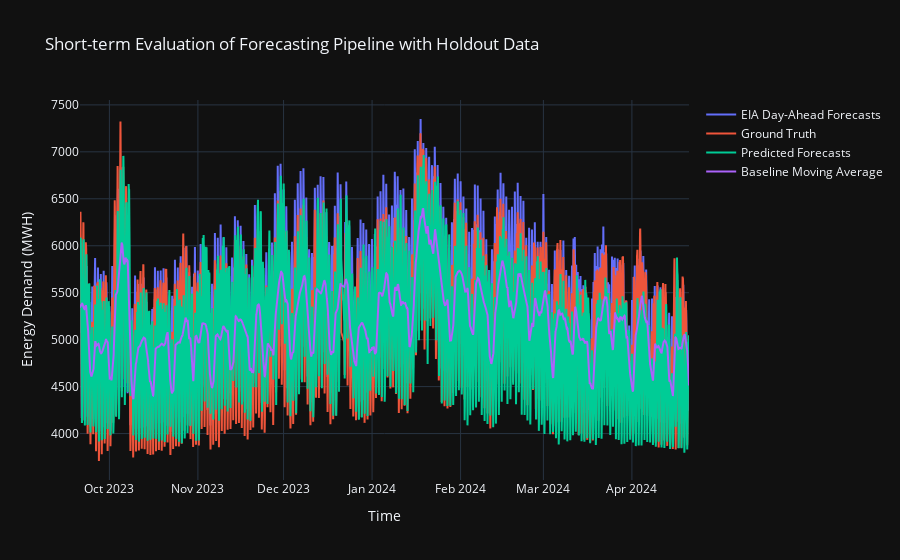

Notebook code for this chart:
### Code cell
# Create figure showing forecasts and actual values
short_term_fig = go.Figure()
short_term_fig.add_trace(go.Scatter(x=st_actual_values.index, y=eia_forecasts, mode='lines', 
    name='EIA Day-Ahead Forecasts', line=dict(color='rgba(255, 0, 0)')))
short_term_fig.add_trace(go.Scatter(x=st_actual_values.index, y=st_actual_values, mode='lines', 
    name='Ground Truth', line=dict(color='rgba(0, 0, 255)')))
short_term_fig.add_trace(go.Scatter(x=st_actual_values.index, y=st_forecasts["Point Forecast"], mode='lines', 
    name='Predicted Forecasts', line=dict(color='rgba(0, 0, 255)')))
short_term_fig.add_trace(go.Scatter(x=st_actual_values.index, y=ma_forecasts["Baseline MA Point Forecast"], mode='lines', 
    name='Baseline Moving Average', line=dict(color='rgba(0, 0, 255)')))

# Customize the layout
short_term_fig.update_layout(
    title="Short-term Evaluation of Forecasting Pipeline with Holdout Data",
    xaxis_title='Time',
    yaxis_title='Energy Demand (MWH)',
    template='plotly_dark' 
)
short_term_fig.show()

with open(r"assets/short_term_evaluation_plot.pkl", "wb") as file:
    pkl.dump(short_term_fig, file)

### Figure 1 — Plotly figure (JSON) as saved in the notebook; plotly's stock layout.template omitted (floating-point values rounded to 4 significant figures; data arrays with more than 128 entries replaced by an {"elided": "..."} marker saying what was removed)
{"data": [{"line": {"color": "rgba(255, 0, 0)"}, "mode": "lines", "name": "EIA Day-Ahead Forecasts", "type": "scatter", "x": {"elided": "5095 str values"}, "y": {"elided": "5095 float values"}}, {"line": {"color": "rgba(0, 0, 255)"}, "mode": "lines", "name": "Ground Truth", "type": "scatter", "x": {"elided": "5095 str values"}, "y": {"elided": "5095 int values"}}, {"line": {"color": "rgba(0, 0, 255)"}, "mode": "lines", "name": "Predicted Forecasts", "type": "scatter", "x": {"elided": "5095 str values"}, "y": {"elided": "5095 float values"}}, {"line": {"color": "rgba(0, 0, 255)"}, "mode": "lines", "name": "Baseline Moving Average", "type": "scatter", "x": {"elided": "5095 str values"}, "y": {"elided": "5095 float values"}}], "layout": {"title": {"text": "Short-term Evaluation of Forecasting Pipeline with Holdout Data"}, "xaxis": {"title": {"text": "Time"}}, "yaxis": {"title": {"text": "Energy Demand (MWH)"}}}}
